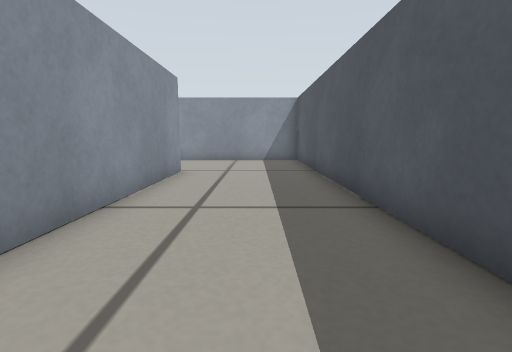
[1] (above)

14 first-person views from a walk through a robot-simulator world made for Gazebo. The camera is 0.23 m above the floor, tilts 8° down and sees 85° across. The floor is counted in squares, 0.2 m on a side. Each view is taken from the middle of a square. On the plan, view 1 faces up. The plan holds only what a view shows up to about 12 squares ahead; the rest is blank.

[2]
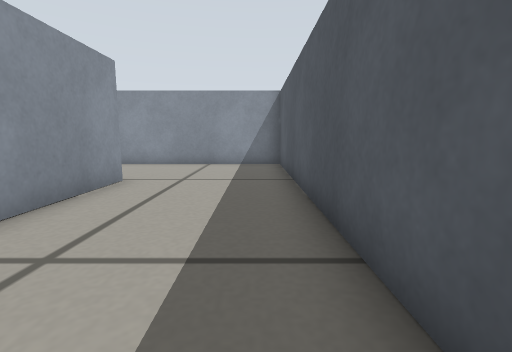

[3]
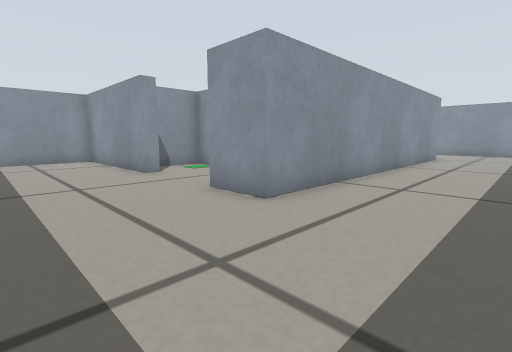

[4]
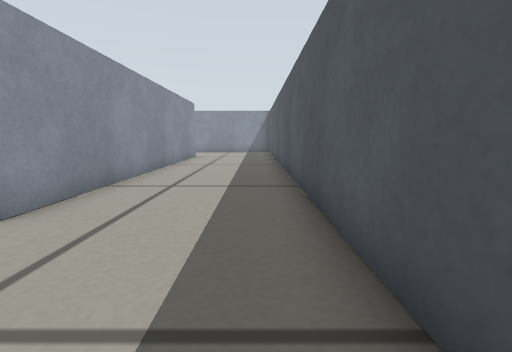

[5]
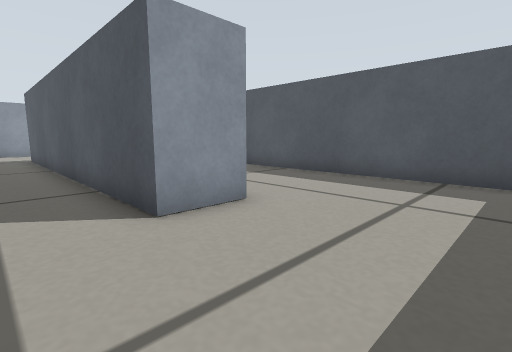

[6]
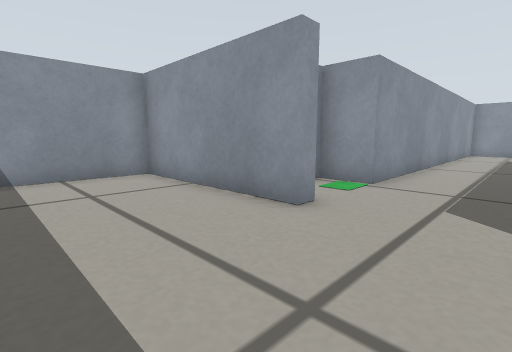

[7]
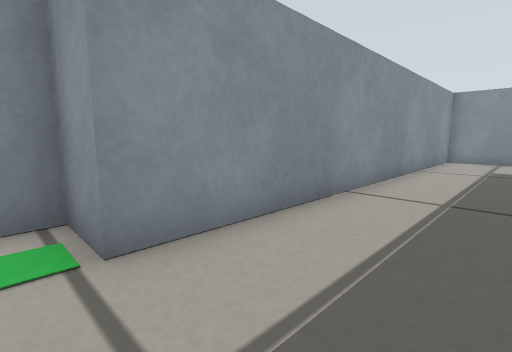

[8]
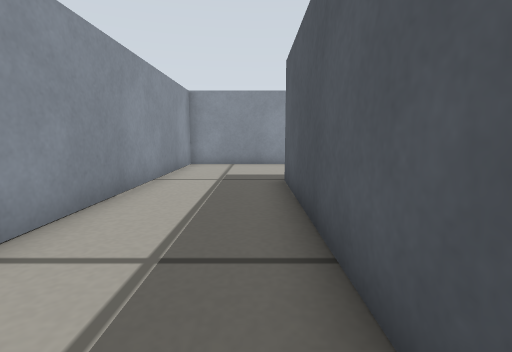

[9]
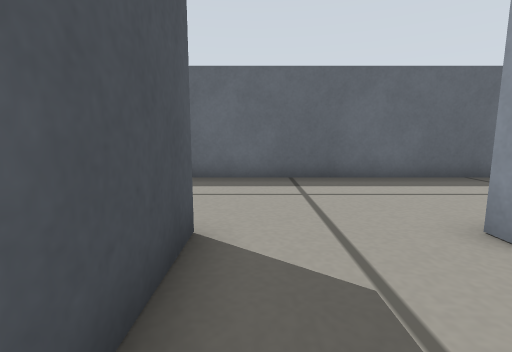

[10]
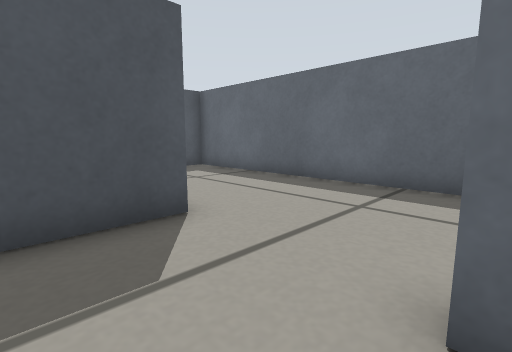

[11]
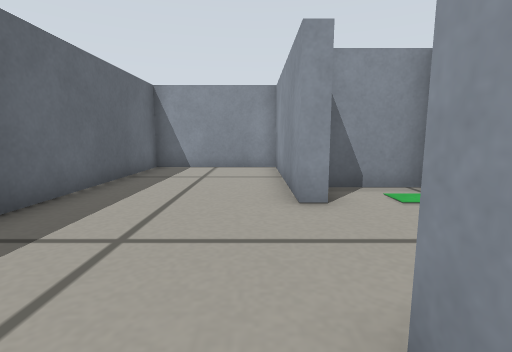

[12]
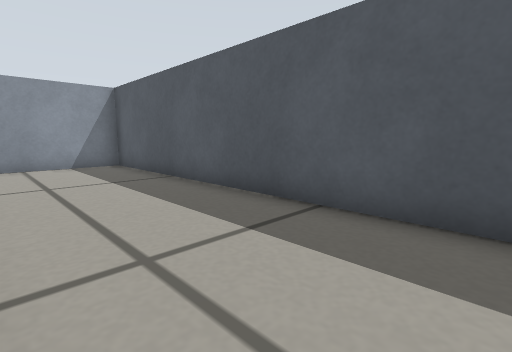

[13]
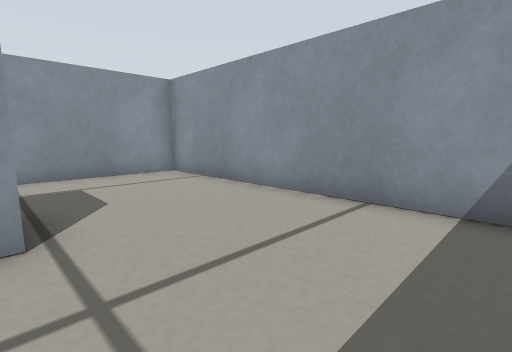

[14]
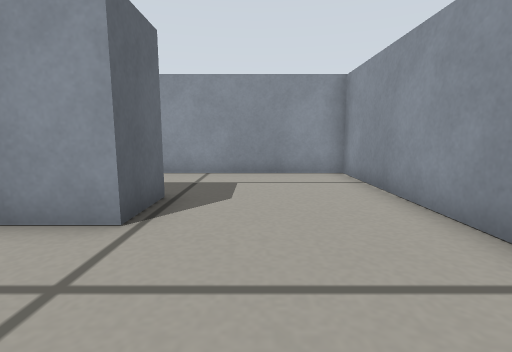

### Floor plan
Ten units are one square. View 1 is at (0, 0); x grows to the right and y downward. Boxes are objects, and circles mark ways between rooms. Rooms are numbered by the first view taken in them; rooms with no view inside come last. Other rooms are left out.
<svg viewBox="-140 -143 165 225">
<path fill="none" stroke="#000" d="M-43 -93 -25 -93 -25 32 -43 32M-45 77 20 77 20 -138 -45 -138M-77 26 -77 32 -135 32 -135 77 -45 77M-43 32 -43 -93M-45 -138 -77 -138 -77 2 -92 2 -92 24"/>
<circle cx="-35" cy="-115" r="3" fill="#2a7"/>
<circle cx="-35" cy="55" r="3" fill="#2a7"/>
<text x="-10" y="-30">1</text>
<text x="-70" y="-10">2</text>
</svg>
Room 1 opens to room 2.

Where each view was taken, in squares from view 1:
view 1: 0 up, 0 right, facing up
view 2: 2 up, 1 right, facing up
view 3: 7 down, 1 right, facing up-left
view 4: 7 down, 1 right, facing up
view 5: 7 down, 6 left, facing up-right
view 6: 7 down, 5 left, facing up-left
view 7: 1 down, 5 left, facing up-left
view 8: 2 up, 5 left, facing up
view 9: 0 up, 5 left, facing down
view 10: 1 down, 8 left, facing down-right
view 11: 4 down, 3 left, facing left
view 12: 2 up, 2 left, facing up-right
view 13: 9 up, 1 right, facing up-left
view 14: 11 up, 1 right, facing left
